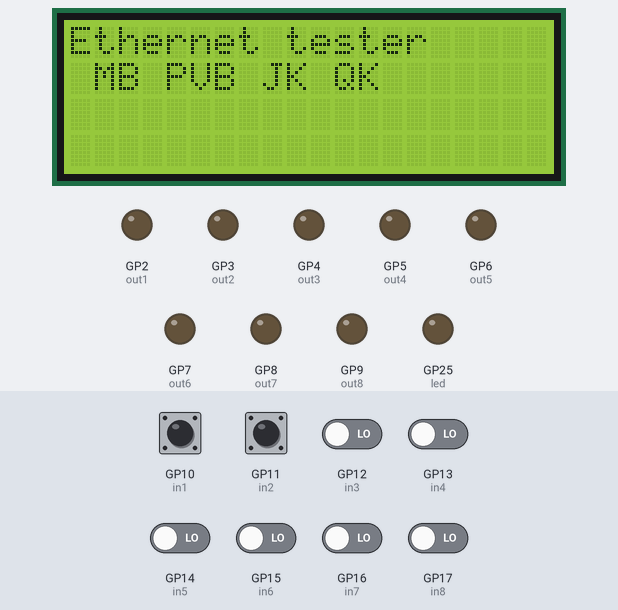
Bench run of a program on a simulated Raspberry Pi Pico running MicroPython. On the bench: 20×4 character LCD, output pins drawn as LEDs (lit = HIGH). Dashed ring = blinking. The inputs (shaded band) are chosen by the test bench; at power-on: GP10 (in1), GP11 (in2), GP12 (in3), GP13 (in4), GP14 (in5), GP15 (in6), GP16 (in7), GP17 (in8) LOW. Library files of the repository ran but are not shown: lcd_api.py, pico_i2c_lcd.py; what the program prints to the serial console is not drawn. At 20.8 s the program stops and its outputs stay as they are.

Above: at 1.2 s.
1.3 s: GP10 (in1) pulled HIGH for 1.2 s
At 2.7 s:
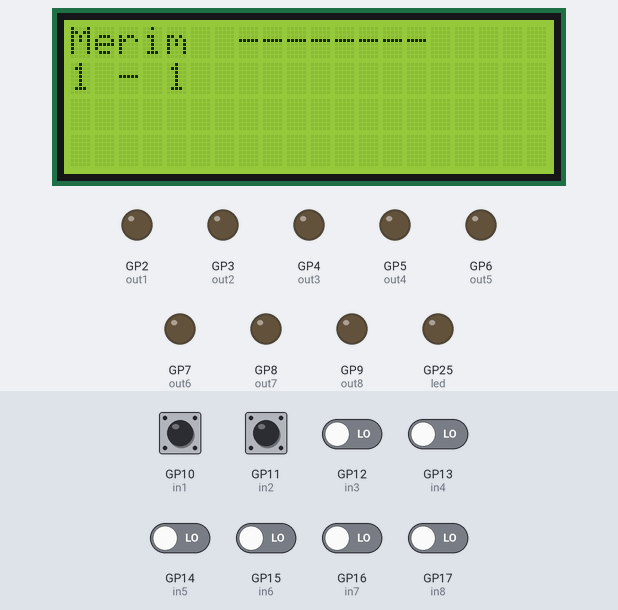
4.3 s: GP11 (in2) pulled HIGH for 1.2 s
At 4.8 s:
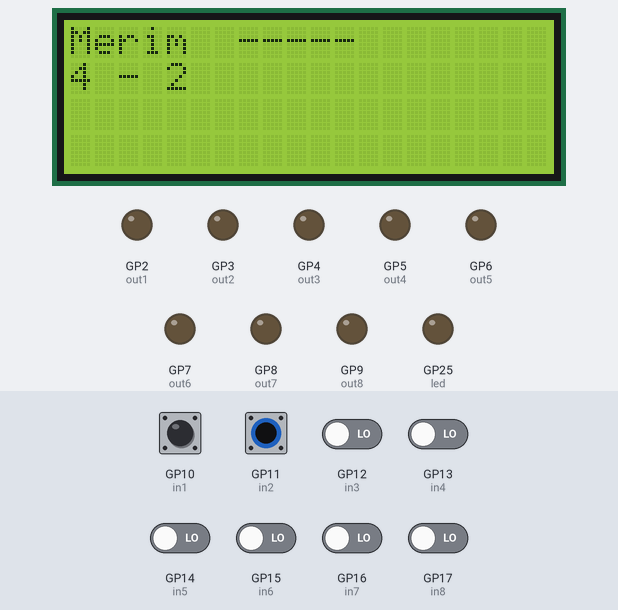
At 11.4 s:
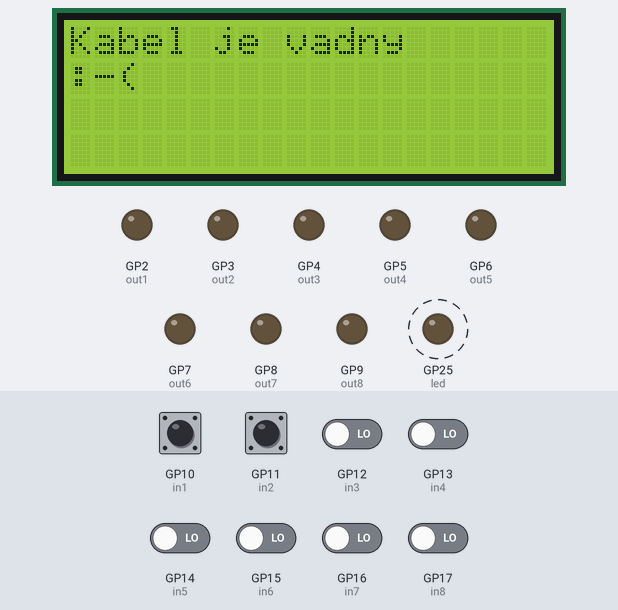
Timing chart, 0 to 12.9 s (numbered marks = the images above; inputs shaded):
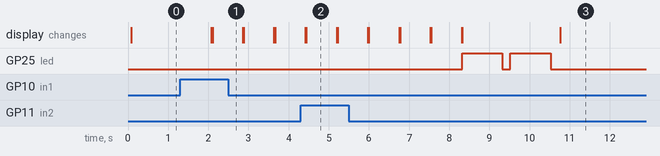

The program:

tester_digital.py
```python
#SW - Michal Basler
#https://github.com/Majklzbastlirny/Ethernet_Tester_Pi-Pico

#Importuje generic i custom knihovny
import machine
import utime
import time
import gc
from machine import *
from lcd_api import *
from pico_i2c_lcd import *

#V téhle části se nastaví základní parametry
led = Pin(25, Pin.OUT)
led.low()

#I2C nastavení
I2C_ADDR= 0x3F
I2C_NUM_ROWS = 4
I2C_NUM_COLS = 20
i2c = I2C(0, sda=Pin(0), scl=Pin(1), freq=4000000)
lcd = I2cLcd(i2c, I2C_ADDR, I2C_NUM_ROWS, I2C_NUM_COLS)
lcd.backlight_off()
lcd.clear()

#Tahle část říká, třeba že Pin 2 na PI Picu je v mém kódu označován jako out1 a tak dále pro další digitální Piny


out1 = Pin(2, Pin.OUT)
out2 = Pin(3, Pin.OUT)
out3 = Pin(4, Pin.OUT)
out4 = Pin(5, Pin.OUT)
out5 = Pin(6, Pin.OUT)
out6 = Pin(7, Pin.OUT)
out7 = Pin(8, Pin.OUT)
out8 = Pin(9, Pin.OUT)
in1 = Pin(10, Pin.IN, Pin.PULL_DOWN)
in2 = Pin(11, Pin.IN, Pin.PULL_DOWN)
in3 = Pin(12, Pin.IN, Pin.PULL_DOWN)
in4 = Pin(13, Pin.IN, Pin.PULL_DOWN)
in5 = Pin(14, Pin.IN, Pin.PULL_DOWN)
in6 = Pin(15, Pin.IN, Pin.PULL_DOWN)
in7 = Pin(16, Pin.IN, Pin.PULL_DOWN)
in8 = Pin(17, Pin.IN, Pin.PULL_DOWN)


#Zde se naprogramují často používané kousky kódu pro snadnější používání.
#Je to napsáno VELICE neefektivně.
#Vysvětlení: dá se něco HIGH a měří se, kterej pin půjde HIGH s ním. takže třeba když se dá out1 high a pin in1 půjde high s ním, tak je cesta přímá. jinak není.


def get_1():
    global in_1
    out1.high()
    if in1.value() == 1:
        in_1 = 1
    elif in2.value() == 1:
        in_1 = 2
    elif in3.value() == 1:
        in_1 = 3
    elif in4.value() == 1:
        in_1 = 4
    elif in5.value() == 1:
        in_1 = 5
    elif in6.value() == 1:
        in_1 = 6
    elif in7.value() == 1:
        in_1 = 7
    elif in8.value() == 1:
        in_1 = 8
    else:
        in_1 = 0
    out1.low()
    print(in_1)
    lcd.putstr(str(in_1))

def get_2():
    global in_2
    out2.high()
    if in1.value() == 1:
        in_2 = 1
    elif in2.value() == 1:
        in_2 = 2
    elif in3.value() == 1:
        in_2 = 3
    elif in4.value() == 1:
        in_2 = 4
    elif in5.value() == 1:
        in_2 = 5
    elif in6.value() == 1:
        in_2 = 6
    elif in7.value() == 1:
        in_2 = 7
    elif in8.value() == 1:
        in_2 = 8
    else:
        in_2 = 0
    out2.low()
    print(in_2)
    lcd.putstr(str(in_2))

def get_3():
    global in_3
    out3.high()
    if in1.value() == 1:
        in_3 = 1
    elif in2.value() == 1:
        in_3 = 2
    elif in3.value() == 1:
        in_3 = 3
    elif in4.value() == 1:
        in_3 = 4
    elif in5.value() == 1:
        in_3 = 5
    elif in6.value() == 1:
        in_3 = 6
    elif in7.value() == 1:
        in_3 = 7
    elif in8.value() == 1:
        in_3 = 8
    else:
        in_3 = 0
    out3.low()
    print(in_3)
    lcd.putstr(str(in_3))

def get_4():
    global in_4
    out4.high()
    if in1.value() == 1:
        in_4 = 1
    elif in2.value() == 1:
        in_4 = 2
    elif in3.value() == 1:
        in_4 = 3
    elif in4.value() == 1:
        in_4 = 4
    elif in5.value() == 1:
        in_4 = 5
    elif in6.value() == 1:
        in_4 = 6
    elif in7.value() == 1:
        in_4 = 7
    elif in8.value() == 1:
        in_4 = 8
    else:
        in_4 = 0
    out4.low()
    print(in_4)
    lcd.putstr(str(in_4))

def get_5():
    global in_5
    out5.high()
    if in1.value() == 1:
        in_5 = 1
    elif in2.value() == 1:
        in_5 = 2
    elif in3.value() == 1:
        in_5 = 3
    elif in4.value() == 1:
        in_5 = 4
    elif in5.value() == 1:
        in_5 = 5
    elif in6.value() == 1:
        in_5 = 6
    elif in7.value() == 1:
        in_5 = 7
    elif in8.value() == 1:
        in_5 = 8
    else:
        in_5 = 0
    out5.low()
    print(in_5)
    lcd.putstr(str(in_5))

def get_6():
    global in_6
    out6.high()
    if in1.value() == 1:
        in_6 = 1
    elif in2.value() == 1:
        in_6 = 2
    elif in3.value() == 1:
        in_6 = 3
    elif in4.value() == 1:
        in_6 = 4
    elif in5.value() == 1:
        in_6 = 5
    elif in6.value() == 1:
        in_6 = 6
    elif in7.value() == 1:
        in_6 = 7
    elif in8.value() == 1:
        in_6 = 8
    else:
        in_6 = 0
    out6.low()
    print(in_6)
    lcd.putstr(str(in_6))

def get_7():
    global in_7
    out7.high()
    if in1.value() == 1:
        in_7 = 1
    elif in2.value() == 1:
        in_7 = 2
    elif in3.value() == 1:
        in_7 = 3
    elif in4.value() == 1:
        in_7 = 4
    elif in5.value() == 1:
        in_7 = 5
    elif in6.value() == 1:
        in_7 = 6
    elif in7.value() == 1:
        in_7 = 7
    elif in8.value() == 1:
        in_7 = 8
    else:
        in_7 = 0
    out7.low()
    print(in_7)
    lcd.putstr(str(in_7))

def get_8():
    global in_8
    out8.high()
    if in1.value() == 1:
        in_8 = 1
    elif in2.value() == 1:
        in_8 = 2
    elif in3.value() == 1:
        in_8 = 3
    elif in4.value() == 1:
        in_8 = 4
    elif in5.value() == 1:
        in_8 = 5
    elif in6.value() == 1:
        in_8 = 6
    elif in7.value() == 1:
        in_8 = 7
    elif in8.value() == 1:
        in_8 = 8
    else:
        in_8 = 0
    out8.low()
    print(in_8)
    lcd.putstr(str(in_8))


#zde už je hlavní část kódu.
#zde jde hlavně o měření, uložení a zobrazení hodnot
lcd.backlight_on()
lcd.putstr("Ethernet tester      MB PVB JK QK")
time.sleep(2)

lcd.clear()

lcd.putstr("Merim  --------     1 - ")
get_1()
time.sleep(0.75)

lcd.clear()

lcd.putstr("Merim  -------      2 - ")
get_2()
time.sleep(0.75)

lcd.clear()

lcd.putstr("Merim  ------       3 - ")
get_3()
time.sleep(0.75)

lcd.clear()

lcd.putstr("Merim  -----        4 - ")
get_4()
time.sleep(0.75)

lcd.clear()

lcd.putstr("Merim  ----         5 - ")
get_5()
time.sleep(0.75)

lcd.clear()

lcd.putstr("Merim  ---          6 - ")
get_6()
time.sleep(0.75)

lcd.clear()

lcd.putstr("Merim  --           7 - ")
get_7()
time.sleep(0.75)

lcd.clear()

lcd.putstr("Merim  -            8 - ")
get_8()
time.sleep(0.75)

lcd.clear()

lcd.putstr("Analysis")
led.toggle()
utime.sleep(1)
led.toggle()
utime.sleep(0.2)
led.toggle()
utime.sleep(1)
led.toggle()
utime.sleep(0.2)
lcd.clear()


#Zde už se bude porovnávat

#normal
if in_1 < in_2 < in_3 < in_4 < in_5 < in_6 < in_7 < in_8:
#if in_1 > in_2 > in_3 > in_4 > in_5 > in_5 > 6 > in_7 > in_8:
    print("Vše ok")
    lcd.clear()
    lcd.putstr("Kabel OK -:)")
    time.sleep(10)
    lcd.clear()
    lcd.backlight_off()


#full crossover
elif in_3 < in_6 < in_1 < in_7 < in_8 < in_2 < in_4 < in_5:
#elif in_3 < in_1 < in_7 < in_8 < in_2 < in_4 < in_5:
    print("full crossover")
    lcd.clear()
    lcd.putstr("Je to               crossover kabel.")
    time.sleep(10)
    lcd.clear()
    lcd.backlight_off()

#half crossover
elif in_3 < in_6 < in_1 < in_4 < in_5 < in_2 < in_7 < in_8:
#elif in_3 < in_1 < in_4 < in_5 < in_2 < in_7 < in_8:
    print("half crossover")
    lcd.clear()
    lcd.putstr("Je to               crossover kabel.")
    time.sleep(10)
    lcd.clear()
    lcd.backlight_off()

#shorted
elif in_1 == in_2 == in_3 == in_4 == in_5 == in_5 == in_6 == in_7 == in_8:
#elif in_1 == in_2 == in_3 == in_4 == in_5 == in_5 == in_7 == in_8:
    print("Šlus")
    lcd.clear()
    lcd.putstr("Kabel nepripojen")
    time.sleep(10)
    lcd.clear()
    lcd.backlight_off()

#oof
else:
    lcd.clear()
    print("undfnd")
    lcd.putstr("Kabel je vadny      :-(")
    time.sleep(10)
    lcd.clear()
    lcd.backlight_off()
```

Measured:
- what the display in image 2 shows lasts 0.8 s, from 4.4 s to 5.2 s
